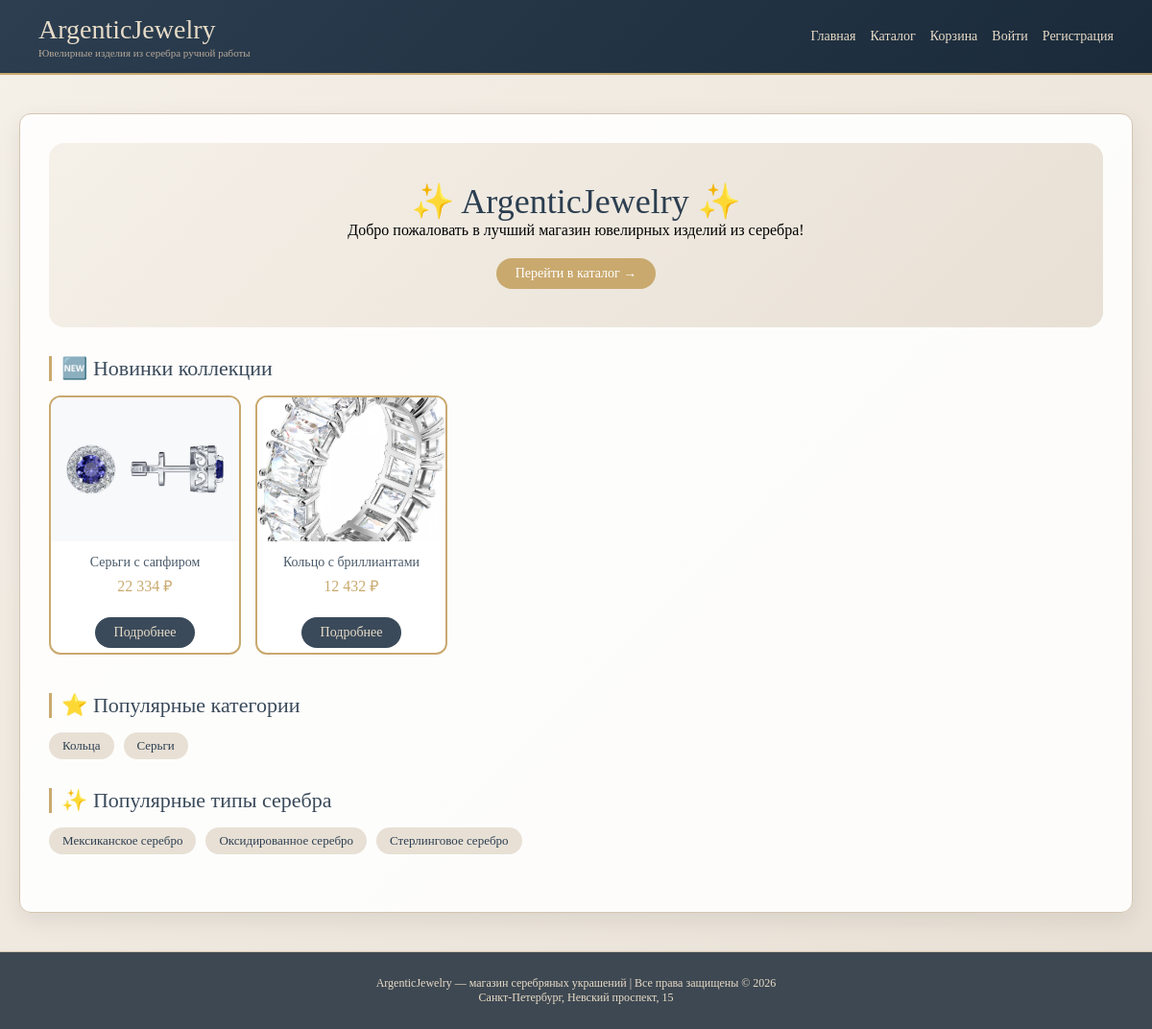
Before: / with the older database file.
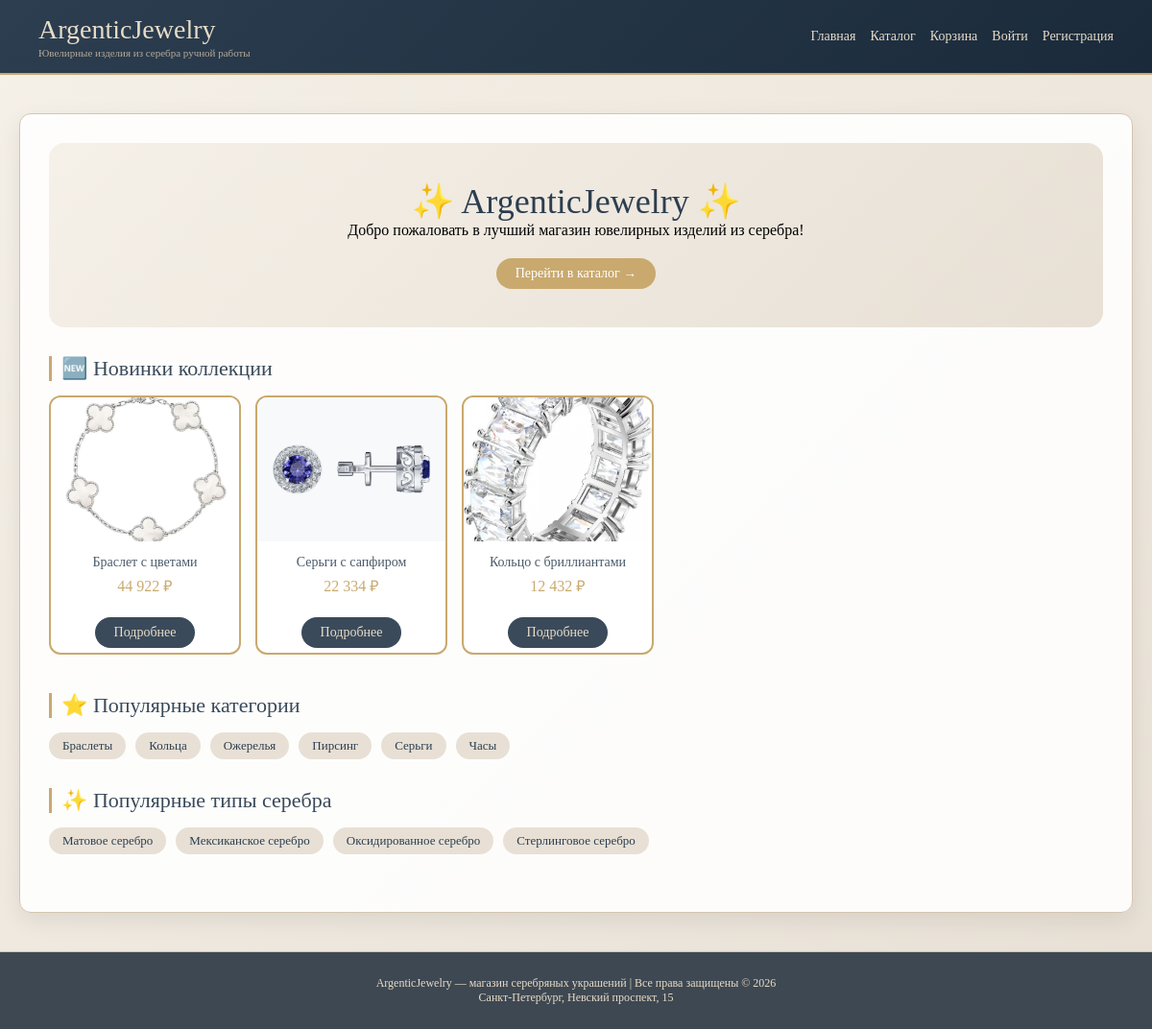
After: the same page with the newer database file.
### store/models.py (models this page shows, shortened)
class Product(models.Model):
    SILVER_TYPE_CHOICES = [
        ('sterling', 'Стерлинговое серебро (925)'),
        ('fine', 'Чистое серебро (999)'),
        ('argentium', 'Аргентиум серебро'),
        ('mexican', 'Мексиканское серебро'),
        ('oxidized', 'Оксидированное серебро'),
        ('rhodium_plated', 'Серебро с родиевым покрытием'),
        ('black', 'Черненое серебро'),
        ('matte', 'Матовое серебро'),
    ]
    FINENESS_CHOICES = [
        ('800', '800 проба'),
        ('830', '830 проба'),
        ('875', '875 проба'),
        ('900', '900 проба'),
        ('916', '916 проба'),
        ('925', '925 проба'),
        ('960', '960 проба'),
        ('999', '999 проба'),
    ]
    STONE_TYPE_CHOICES = [
        ('diamond', 'Бриллиант'),
        ('ruby', 'Рубин'),
        ('sapphire', 'Сапфир'),
        ('emerald', 'Изумруд'),
        ('topaz', 'Топаз'),
        ('amethyst', 'Аметист'),
        ('garnet', 'Гранат'),
        ('peridot', 'Перидот'),
        ('citrine', 'Цитрин'),
        ('aquamarine', 'Аквамарин'),
        ('tourmaline', 'Турмалин'),
        ('opal', 'Опал'),
        ('pearl', 'Жемчуг'),
        ('cubic_zirconia', 'Фианит'),
        ('moonstone', 'Лунный камень'),
        ('none', 'Нет камней'),
    ]
    name = models.CharField(max_length=200, verbose_name='Название')
    slug = models.SlugField(unique=True, verbose_name='URL идентификатор')
    description = models.TextField(verbose_name='Описание')
    price = models.DecimalField(max_digits=10, decimal_places=2, verbose_name='Цена')
    old_price = models.DecimalField(
        max_digits=10, decimal_places=2, blank=True, null=True,
        verbose_name='Старая цена'
    )
    stock_quantity = models.PositiveIntegerField(default=0, verbose_name='Количество на складе')
    reserved_quantity = models.PositiveIntegerField(default=0, verbose_name='Зарезервировано')
    category = models.ForeignKey(
        Category,
        on_delete=models.CASCADE,
        related_name='products', #задаем имя для всех товаров категории
        verbose_name='Категория'
    )
    image = models.ImageField(
        upload_to=product_image_upload_path,
        blank=True,
        null=True,
        verbose_name='Главное фото',
        help_text='Основное фото товара (обязательно для отображения)'
    )
    image_2 = models.ImageField(
        upload_to=product_image_upload_path,
        blank=True,
        null=True,
        verbose_name='Дополнительное фото 2',
        help_text='Дополнительное фото товара'
    )
    image_3 = models.ImageField(
        upload_to=product_image_upload_path,
        blank=True,
        null=True,
        verbose_name='Дополнительное фото 3'
    )
    image_4 = models.ImageField(
        upload_to=product_image_upload_path,
        blank=True,
        null=True,
        verbose_name='Дополнительное фото 4'
    )
    image_5 = models.ImageField(
        upload_to=product_image_upload_path,
        blank=True,
        null=True,
        verbose_name='Дополнительное фото 5'
    )
    silver_type = models.CharField(
        max_length=30,
        choices=SILVER_TYPE_CHOICES,
        default='sterling',
        verbose_name='Тип серебра'
    )
    fineness = models.CharField(
        max_length=4,
        choices=FINENESS_CHOICES,
        default='925',
        verbose_name='Проба серебра'
    )
    weight = models.DecimalField(
        max_digits=6,
        decimal_places=2,
        verbose_name='Вес изделия (г)'
    )
    size = models.CharField(
        max_length=20,
        blank=True,
        verbose_name='Размер (для колец, браслетов)',
        help_text='Например: 16.5, 17, 18, S, M, L'
    )
    stones = models.BooleanField(default=False, verbose_name='Наличие драгоценных камней')
    stone_type = models.CharField(
        max_length=20,
        choices=STONE_TYPE_CHOICES,
        blank=True,
        verbose_name='Тип камня'
    )
    stone_weight = models.DecimalField(
        max_digits=5,
        decimal_places=2,
        blank=True,
        null=True,
        verbose_name='Вес камней (карат)',
        help_text='Общий вес всех камней в каратах'
    )
    collection = models.CharField(max_length=100, blank=True, verbose_name='Коллекция')
    instruction_file = models.FileField(
        upload_to='instructions/',
        blank=True,
        null=True,
        verbose_name='Инструкция к товару',
        help_text='Загрузите инструкцию'
    )
    external_link = models.URLField(
        blank=True,
        null=True,
        verbose_name='Внешняя ссылка',
        help_text='Ссылка на видеообзор, сайт производителя или дополнительную информацию'
    )
    created_at = models.DateTimeField(auto_now_add=True, verbose_name='Дата создания')
    updated_at = models.DateTimeField(auto_now=True, verbose_name='Дата обновления')
    created_by = models.ForeignKey(
        User,
        on_delete=models.SET_NULL,
        null=True,
        related_name='created_products',
        verbose_name='Создал'
    )
    objects = models.Manager()              # стандартный менеджер (все товары)
    available = AvailableProductManager()  #кастомный менеджер (только в наличии)
    class Meta:
        verbose_name = 'Товар'
        verbose_name_plural = 'Товары'
        ordering = ['-created_at']  # Product сортировка — новые сверху
    def get_absolute_url(self):
        return reverse('store:product_detail', kwargs={ #имя маршрута, параметры которые подставятся в юрл, id товара и slug товара
            'product_id': self.id,
            'slug': self.slug
        })

class Category(models.Model):
    name = models.CharField(max_length=200, verbose_name='Название')
    slug = models.SlugField(unique=True, verbose_name='URL идентификатор')
    description = models.TextField(blank=True, verbose_name='Описание')
    parent = models.ForeignKey(
        'self',
        on_delete=models.CASCADE,
        blank=True,
        null=True,
        related_name='children',
        verbose_name='Родительская категория'
    )
    image = models.ImageField(
        upload_to='categories/',
        blank=True,
        null=True,
        verbose_name='Изображение'
    )
    class Meta:
        verbose_name = 'Категория'
        verbose_name_plural = 'Категории'
        ordering = ['name'] # Category сортировка — по алфавиту

### store/views.py (the view)
# urls.py: path('', views.product_list, name='product_list'),
def product_list(request):
    top_5_new = Product.objects.filter(stock_quantity__gt=0).order_by('-created_at')[:5] #ограничения кол-ва (Пункт 4)
    categories_list = Category.objects.values('id', 'name', 'slug')[:6] #возвращает список словарей с указанными полями
    popular_silver_types = Product.objects.values_list('silver_type', flat=True).distinct()[:4] #возвращает список кортежей
    total_products = Product.objects.count() #кол-во записей
    has_products = Product.objects.exists() #проверка есть ли хотя бы одна запись
    has_discounted_products = Product.objects.filter(old_price__isnull=False, old_price__gt=F('price')).exists()
    in_stock_count = Product.objects.filter(stock_quantity__gt=0).count()
    stats = Product.objects.aggregate(
        avg_price=Avg('price'),
        total_products=Count('id')
    )
    return render(request, 'store/product_list.html', {
        'top_5_new': top_5_new,
        'categories_list': categories_list,
        'popular_silver_types': popular_silver_types,
        'total_products': total_products,
        'has_products': has_products,
        'has_discounted_products': has_discounted_products,
        'in_stock_count': in_stock_count,
        'stats': stats,
    })

### store/templatetags/store_filters.py (called while the page is built)
@register.filter
def rub_format(value):
    try:
        return f"{float(value):,.0f}".replace(',', ' ') + " ₽" #запятая разделитель тысяч, .0ф - без копеек
    except:
        return value

### store/templates/store/product_list.html (shortened to what this page needs)
{% extends 'base.html' %}
{% load store_filters %}
{% load store_tags %}
{% block content %}
<div class="welcome-banner">
    <h1>✨ ArgenticJewelry ✨</h1>
    <p>Добро пожаловать в лучший магазин ювелирных изделий из серебра!</p>
    <a href="{% url 'store:catalog' %}" class="btn" style="background: #c9a96e; color: white;">Перейти в каталог →</a>
</div>
{% if top_5_new %}
<div class="section">
    <h2>🆕 Новинки коллекции</h2>
    <div class="horizontal-scroll">
        {% for product in top_5_new %}
            <div class="mini-card">
                {% if product.image %}
                    <img src="{{ product.image.url }}" alt="{{ product.name }}">
                {% else %}
                    <div class="no-image" style="height: 160px;">Нет фото</div>
                {% endif %}
                <h3>{{ product.name|truncatechars:25 }}</h3>
                <div class="price">{{ product.price|rub_format }}</div>
                <a href="{{ product.get_absolute_url }}" class="btn">Подробнее</a>
            </div>
        {% endfor %}
    </div>
</div>
{% endif %}
{% if categories_list %}
<div class="section">
    <h2>⭐ Популярные категории</h2>
    <div class="tags">
        {% for cat in categories_list %}
            <a href="{% url 'store:catalog' %}?category={{ cat.slug }}" class="category-tag">
                {{ cat.name }}
            </a>
        {% endfor %}
    </div>
</div>
{% endif %}
{% if popular_silver_types %}
<div class="section">
    <h2>✨ Популярные типы серебра</h2>
    <div class="tags">
        {% for silver_code in popular_silver_types %}
            <a href="{% url 'store:catalog' %}?silver_type={{ silver_code }}" class="silver-tag">
                {% if silver_code == 'sterling' %}
                    Стерлинговое серебро
                {% elif silver_code == 'fine' %}
                    Чистое серебро (999)
                {% elif silver_code == 'argentium' %}
                    Аргентиум
                {% elif silver_code == 'mexican' %}
                    Мексиканское серебро
                {% elif silver_code == 'oxidized' %}
                    Оксидированное серебро
                {% elif silver_code == 'rhodium_plated' %}
                    С родиевым покрытием
                {% elif silver_code == 'black' %}
                    Чернёное серебро
                {% elif silver_code == 'matte' %}
                    Матовое серебро
                {% else %}
                    {{ silver_code|default:"Другое" }}
                {% endif %}
            </a>
        {% endfor %}
    </div>
</div>
{% endif %}
{% endblock %}

### store/templates/base.html (shortened to what this page needs)
<!DOCTYPE html>
<html>
<head>
</head>
<body>
<div class="header">
    <div class="header-inner">
        <div class="logo">
            <h1> ArgenticJewelry</h1>
            <p>Ювелирные изделия из серебра ручной работы</p>
        </div>
        <div class="nav">
            <a href="{% url 'store:product_list' %}">Главная</a>
            <a href="{% url 'store:catalog' %}">Каталог</a>
            <a href="{% url 'store:cart_detail' %}">Корзина</a>
            {% if user.is_authenticated %}
                <a href="{% url 'store:profile' %}">Профиль</a>
                <a href="#">Избранное</a>
                <a href="{% url 'store:my_orders' %}">Заказы</a>
                {% if user.is_staff %}
                    <a href="{% url 'store:product_create' %}">+ Товар</a>
                    <a href="/admin/">🔧 Админ</a>
                {% endif %}
                <a href="{% url 'store:logout' %}">Выйти</a>
            {% else %}
                <a href="{% url 'store:login' %}">Войти</a>
                <a href="{% url 'store:register' %}">Регистрация</a>
            {% endif %}
        </div>
    </div>
</div>
<div class="container">
    <div class="content">
        {% block content %}
        {% endblock %}
    </div>
</div>
<div class="footer">
    <p>ArgenticJewelry — магазин серебряных украшений | Все права защищены © 2026</p>
    <p>Санкт-Петербург, Невский проспект, 15</p>
</div>
</body>
</html>

### store/templates/base.html (style rules this page uses)
* { margin: 0; padding: 0; box-sizing: border-box; }
body { font-family: 'Georgia', 'Times New Roman', serif; background: linear-gradient(135deg, #f5f0e8 0%, #e8e0d5 100%); min-height: 100vh; display: flex; flex-direction: column; }
.header { background: linear-gradient(135deg, #2c3e50 0%, #1a2a3a 100%); padding: 15px 40px; border-bottom: 2px solid #c9a96e; }
.header-inner { display: flex; justify-content: space-between; align-items: center; flex-wrap: wrap; }
.logo h1 { font-size: 28px; margin: 0; color: #e8dcc8; }
.logo p { font-size: 11px; margin: 2px 0 0; color: #b8a99a; text-align: center; }
.nav { display: flex; align-items: center; flex-wrap: wrap; gap: 15px; }
.nav a { color: #e8dcc8; text-decoration: none; font-size: 14px; transition: 0.3s; }
.container { max-width: 1200px; margin: 40px auto; padding: 0 20px; flex: 1; width: 100%; }
.content { background: rgba(255, 255, 255, 0.9); border-radius: 12px; padding: 30px; box-shadow: 0 8px 25px rgba(0,0,0,0.08); border: 1px solid #d4c5b0; }
h1, h2, h3 { color: #2c3e50; font-weight: normal; }
h1 { font-size: 32px; margin-bottom: 25px; }
h2 { font-size: 22px; margin-bottom: 10px; color: #3a4a5a; }
h3 { font-size: 20px; margin: 0 0 15px 0; color: #4a5a6a; }
.btn { display: inline-block; background: #3a4a5a; color: #e8dcc8; padding: 8px 20px; text-decoration: none; border-radius: 25px; transition: 0.3s; border: none; cursor: pointer; font-size: 14px; margin-top: 10px; }
.section { margin-bottom: 30px; }
.section h2 { border-left: 3px solid #c9a96e; padding-left: 10px; margin-bottom: 15px; }
.horizontal-scroll { display: flex; gap: 15px; overflow-x: auto; padding-bottom: 10px; }
.mini-card { min-width: 200px; background: white; border-radius: 12px; text-align: center; overflow: hidden; transition: 0.3s; border: 2px solid #c9a96e; padding-bottom: 5px; }
.mini-card img { width: 100%; height: 150px; object-fit: cover; }
.mini-card h3 { font-size: 14px; margin: 10px 8px 5px; }
.price { font-size: 16px; color: #c9a96e; margin-bottom: 12px; }
.tags { display: flex; flex-wrap: wrap; gap: 10px; }
.tags a { background: #e8e0d5; padding: 6px 14px; border-radius: 20px; text-decoration: none; color: #2c3e50; font-size: 13px; }
.footer { text-align: center; padding: 25px; color: #e8dcc8; background-color: #3e4852; font-size: 12px; border-top: 1px solid #d4c5b0; margin-top: auto; }
.welcome-banner { text-align: center; padding: 40px; background: linear-gradient(135deg, #f5f0e8 0%, #e8e0d5 100%); border-radius: 16px; margin-bottom: 30px; }
.welcome-banner h1 { margin: 0; font-size: 36px; }
.welcome-banner p { margin-bottom: 10px; }

Changed rows visible on the page:
added Product: image (picture), name "Браслет с цветами", price|rub_format "44 922 ₽"
added Category: name "Браслеты"
added Category: name "Ожерелья"
added Category: name "Пирсинг"
added Category: name "Часы"
Other visible differences:
list line gone: "Мексиканское серебро"
new list line: "Матовое серебро"
list line gone: "Оксидированное серебро"
new list line: "Мексиканское серебро"
list line gone: "Стерлинговое серебро"
new list line: "Оксидированное серебро"
new list line: "Стерлинговое серебро"
